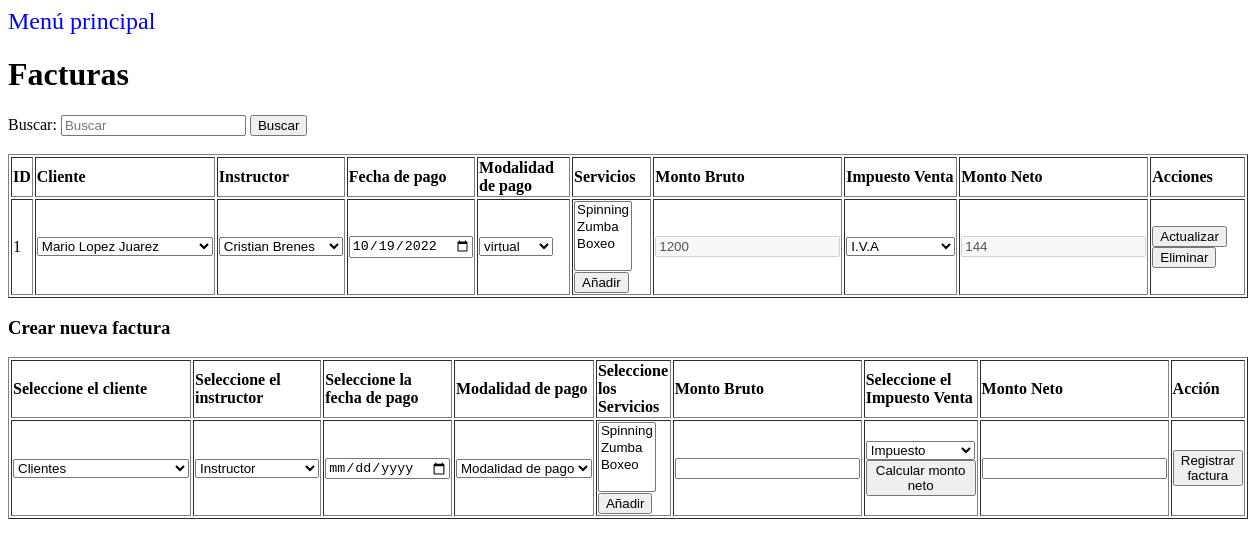
Page /view/listarFacturas.php on the committed database.
### tables this page shows
CREATE TABLE `tbfactura` (
  `tbfacturaid` int(11) NOT NULL,
  `tbfacturaclienteid` int(11) NOT NULL,
  `tbfacturainstructorid` int(11) NOT NULL,
  `tbfacturafechapago` date NOT NULL,
  `tbfacturapagomodalidad` varchar(200) NOT NULL,
  `tbfacturaservicios` varchar(200) NOT NULL,
  `tbfacturamontobruto` float NOT NULL,
  `tbfacturaimpuestoventaid` int(11) NOT NULL,
  `tbfacturamontoneto` float NOT NULL,
  `tbfacturaactivo` tinyint(4) NOT NULL
);

### view/listarFacturas.php (the view, shortened to what the rows shown need)
<?php
include '../business/facturaBusiness.php';
include '../business/clienteBusiness.php';
include '../business/instructorBusiness.php';
include '../business/impuestoVentaBusiness.php';
include '../business/pagoModalidadBusiness.php';
include '../business/servicioBusiness.php';
?>
<!DOCTYPE html>
<html>
<head>
</head>
<body>
    <?php
    include 'header.php';
    ?>
    <h1>Facturas</h1>
    <div>
        <?php
        $campo = $_POST['campo'];
        $facturaBusiness = new FacturaBusiness();
        $facturas = $facturaBusiness->buscar($campo);
        if (!empty($facturas)) {
        ?>
            <table border="1">
                <thead style="text-align: left;">
                    <tr>
                        <th>ID</th>
                        <th>Cliente</th>
                        <th>Instructor</th>
                        <th>Fecha de pago</th>
                        <th>Modalidad de pago</th>
                        <th>Servicios</th>
                        <th>Monto Bruto</th>
                        <th>Impuesto Venta</th>
                        <th>Monto Neto</th>
                        <th>Acciones</th>
                    </tr>
                </thead>
                <tbody>
                    <?php
                    foreach ($facturas as $row) {
                        if ($row->getActivoTBFactura() == 1) {
                            echo '<form  method="POST" enctype="multipart/form-data" action="../business/facturaAction.php">';
                            echo '<tr>';
                            echo '<td>' . $row->getIdTBFactura() . '</td>';
                    ?>
                            <td>
                                <?php
                                $clienteBusiness = new ClienteBusiness();
                                $clientes = $clienteBusiness->obtener();
                                ?>
                                <select name="clienteid">
                                    <?php foreach ($clientes as $row1) {
                                        if ($row1->getActivoTBCliente() == 1) {
                                            if ($row1->getIdTBCliente() == $row->getClienteidTBFactura()) {
                                                echo  '  <option value="' . $row1->getIdTBCliente() . '" selected disabled hidden>' . $row1->getNombreTBCliente() . " " . $row1->getApellido1TBCliente() . " " . $row1->getApellido2TBCliente() . '</option>';
                                            }
                                        }
                                    } ?>
                                </select>
                            </td>
                            <td>
                                <?php
                                $instructorBusiness = new InstructorBusiness();
                                $instructores = $instructorBusiness->obtener();
                                ?>
                                <select name="instructorid">
                                    <?php foreach ($instructores as $row2) {
                                        if ($row2->getIdTBInstructor() == $row->getInstructoridTBFactura()) {
                                            echo  '  <option value="' . $row2->getIdTBInstructor() . '" selected disabled hidden>' . $row2->getNombreTBInstructor() . " " . $row2->getApellidoTBInstructor() . '</option>';
                                        }
                                    } ?>
                                </select>
                            </td>
                            <?php
                            echo '<td><input type="date" name="fechaPago" id="fechaPago" value="' . $row->getFechaPagoTBFactura() . '"/></td>';
                            ?>
                            <td>
                                <?php
                                $modalidadPagoBusiness = new PagoModalidadBusiness();
                                $modalidadesPago = $modalidadPagoBusiness->obtener();
                                ?>
                                <select name="modalidadPago">
                                    <?php foreach ($modalidadesPago as $modalidades) {
                                        echo  '  <option value="' . $modalidades->getIdTBpagoModalidad()  . '" >' . $modalidades->getNombreTBpagoModalidad() . '</option>';
                                    } ?>
                                </select>
                            </td>
                            <td>
                                <select id="servicios" name="servicios[]" multiple="multiple" method="POST">
                                    <?php
                                    $servicioBusiness = new ServicioBusiness();
                                    $servicios = $servicioBusiness->obtener();
                                    foreach ($servicios as $rr) {
                                        $foo = True;
                                        if ($foo == true) {
                                            echo '<option value="' . $rr->getIdTBServicio() . '">' . $rr->getNombreTBServicio() . ' </option>';
                                        }
                                    }
                                    ?>
                                </select>
                                <button name="actualizarServicios" id="actualizarServicios" value="actualizarServicios">Añadir</button>
                            </td>
                            <?php
                            echo '<td><input type="text" disabled ="true"  name="montoBruto" id="montoBruto" value="' . $row->getMontoBrutoTBFactura() .  '"/></td>';
                            ?>
                            <td>
                                <?php
                                $impuestoVentaBusiness = new ImpuestoVentaBusiness();
                                $impuestoVentas = $impuestoVentaBusiness->obtener();
                                ?>
                                <select name="impuestoVentaid">
                                    <?php foreach ($impuestoVentas as $row3) {
                                        if ($row3->getidImpuestoVenta() == $row->getImpuestoVentaidTBFactura()) {
                                            echo  '  <option value="' . $row3->getidImpuestoVenta() . '" selected disabled hidden>' . $row3->getDescripcionImpuestoVenta() . '</option>';
                                        }
                                    } ?>
                                </select>
                            </td>
                    <?php
                            echo '<td><input type="text" disabled ="true" name="montoNeto" id="montoNeto" value="' . $row->getMontoNetoTBFactura() .  '"/></td>';
                            echo '<td><input type="submit" name="actualizarFactura" id="actualizarFactura" value="Actualizar" onclick="return confirmarAccionModificar()"/>';
                            echo '<input type="submit" name="eliminarFactura" id="eliminarFactura" value="Eliminar" onclick="return confirmarAccionEliminar()"/></td>';
                            echo '</tr>';
                            echo '</form>';
                        }
                    }
                    ?>
                </tbody>
            </table>
        <?php
        } else {
            echo '<p style="color: red">SIN RESULTADOS: No hay facturas registrados!</p>';
        }
        ?>
    </div>
    <div>
        <form name="formulario" method="POST" id="direccionform" action="../business/facturaAction.php">
            <table border="1">
                <thead style="text-align: left;">
                    <tr>
                        <th>Seleccione el cliente</th>
                        <th>Seleccione el instructor</th>
                        <th>Seleccione la fecha de pago</th>
                        <th>Modalidad de pago</th>
                        <th>Seleccione los Servicios</th>
                        <th>Monto Bruto</th>
                        <th>Seleccione el Impuesto Venta</th>
                        <th>Monto Neto</th>
                        <th>Acción</th>
                    </tr>
                </thead>
            </table>
        </form>
    </div>
</body>
</html>

### rows in the picture
tbfactura: tbfacturaid "1", fechaPago "10/19/2022", montoBruto "1200", montoNeto "144"

### other values in the picture
form field clienteid "Mario Lopez Juarez"
form field instructorid "Cristian Brenes"
form field modalidadPago "virtual"
form field impuestoVentaid "I.V.A"
